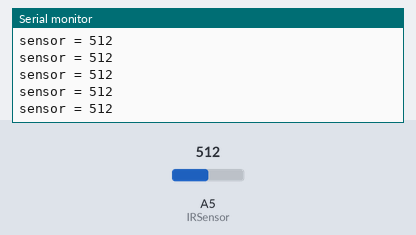
Bench run of a sketch on a simulated Arduino Uno, built with avr-gcc and run on an emulated ATmega328P. On the bench: the last lines printed to the serial monitor. The test bench sets the inputs (shaded band); at power-on: A5 (IRSensor) = 512.

Above: at 8.7 s.
8.8 s: A5 (IRSensor) set to 991
At 9.5 s:
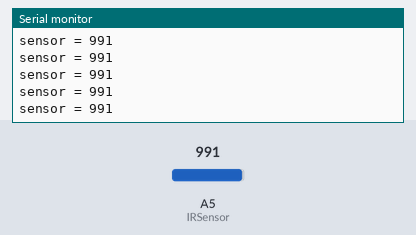
10.3 s: A5 (IRSensor) set to 1015
At 10.8 s:
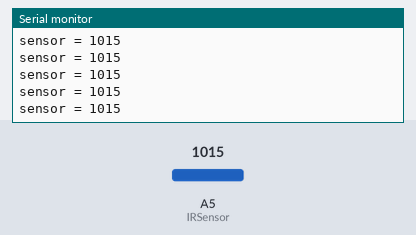
Timing chart, 0 to 13.3 s (numbered marks = the images above; inputs shaded):
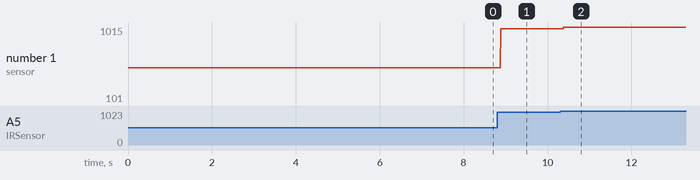

The sketch:

IR_sensor__test_.ino
```cpp
int IRSensor = A5; // connect ir sensor to arduino pin A5
int sensorValue = 0;

void setup() {
  // initialize serial communications at 9600 bps:
  Serial.begin(9600);

  pinMode(IRSensor, INPUT); // ir sensor pin as INPUT
  digitalWrite(IRSensor, HIGH); // turn on the pullup resistor
}


void loop() {
  // read the analog in value:
  sensorValue = analogRead(IRSensor);

  Serial.print("sensor = " );
  Serial.println(sensorValue);

}
```

Measured:
- after the input at 8.8 s, the serial monitor: prints a new line after 0.08 s (image 1)
- after the input at 10.3 s, the serial monitor: prints a new line after 0.08 s (image 2)
- plotted number 1: 512 → 991 after the input at 8.8 s, 991 → 101 after the input at 10.3 s
